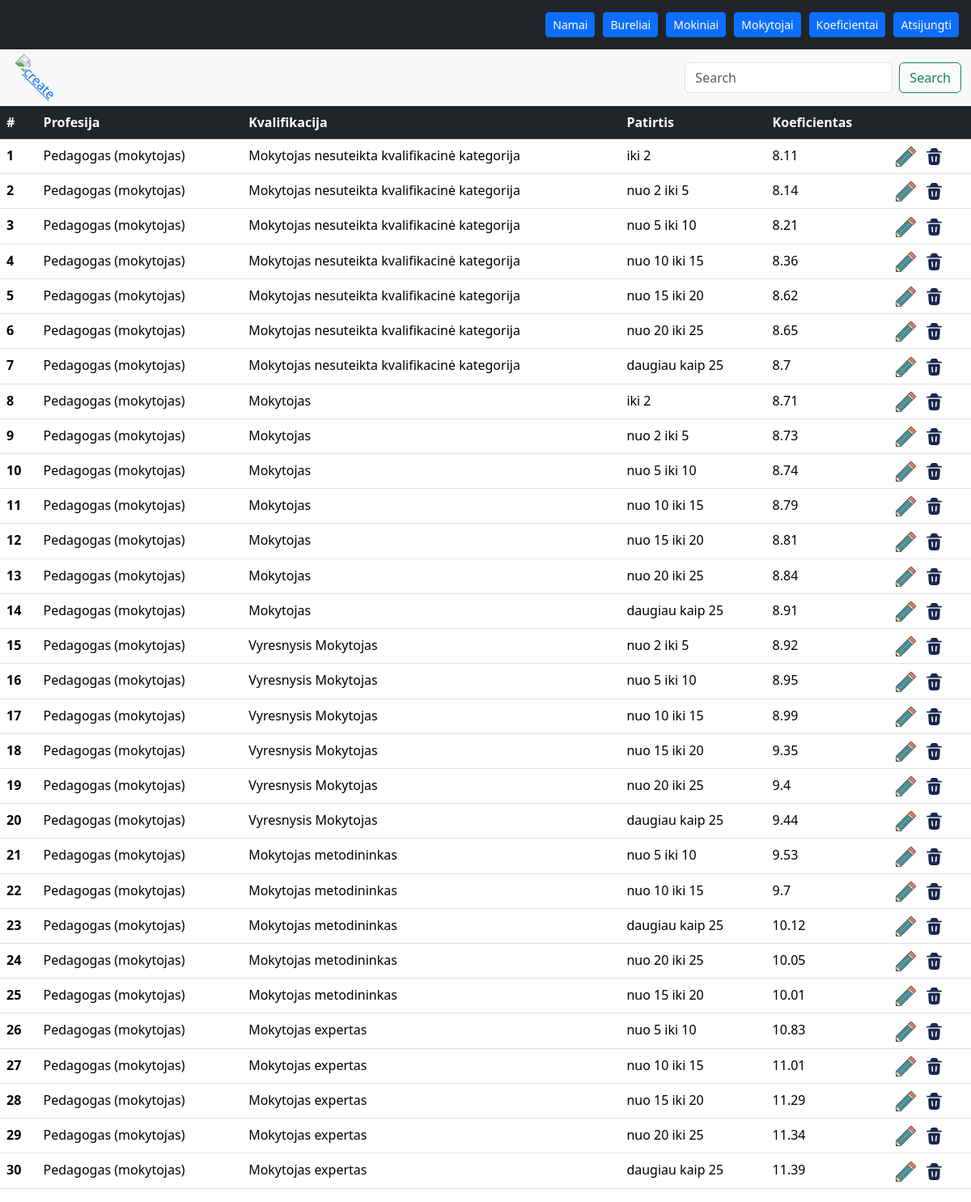
Page /koefficients/koefficients/ (signed in) on the committed database.
### koefficient_calculator/models.py (models this page shows, shortened)
class Koefficient(models.Model):
    profession = models.ForeignKey(Profession, on_delete=models.CASCADE)
    experience = models.ForeignKey(Experience, on_delete=models.CASCADE)
    qualification = models.ForeignKey(Qualification, on_delete=models.CASCADE)
    value = models.FloatField(max_length=255)
    date_created = models.DateTimeField(auto_now_add=True)
    date_modified = models.DateTimeField(auto_now=True)

class Profession(models.Model):
    name = models.CharField(max_length=255)
    date_created = models.DateTimeField(auto_now_add=True)
    date_modified = models.DateTimeField(auto_now=True)
    def __str__(self) -> str:
        return self.name

class Qualification(models.Model):
    name = models.CharField(max_length=255)
    value = models.CharField(max_length=255)
    date_created = models.DateTimeField(auto_now_add=True)
    date_modified = models.DateTimeField(auto_now=True)
    def __str__(self) -> str:
        return self.value

class Experience(models.Model):
    name = models.CharField(max_length=255)
    value = models.CharField(max_length=255)
    date_created = models.DateTimeField(auto_now_add=True)
    date_modified = models.DateTimeField(auto_now=True)
    def __str__(self) -> str:
        return self.value

### koefficient_calculator/views.py (the view)
# urls.py: path('koefficients/', KoefficientListView.as_view(), name='koefficient-list'),
class KoefficientListView(LoginRequiredMixin, ListView):
    model = Koefficient
    template_name = 'koefficient-list.html'
    login_url = '/accounts/login/'
    def get_queryset(self):
        search_query = self.request.GET.get('search', '')
        queryset = Koefficient.objects.all()
        if search_query:
            queryset = queryset.filter(
                Q(profession__name__icontains=search_query) |
                Q(qualification__value__icontains=search_query) |
                Q(experience__value__icontains=search_query)
            )
        return queryset

### koefficient_calculator/templates/koefficient-list.html
{% extends 'koefficient-layout.html' %}
{% load static %}
{% block tools %}
<a href="{% url 'koefficient-create' %}" data-bs-toggle="tooltip" data-bs-placement="top"
title="Pridėti koeficientą">
  <img style="width: 25px; transform: rotate(45deg);" src="{% static 'images/cross-red.svg' %}" alt="create" />
</a>
{% endblock %}
{% block search %}
  <form class="d-flex" method="GET" action="{% url 'koefficient-list' %}">
    <input class="form-control me-2" type="search" placeholder="Search" aria-label="Search" name="search" />
    <button class="btn btn-outline-success" type="submit">Search</button>
  </form>
{% endblock %}
{% block content %}
  <table class="table table-hover">
    <thead class="table-dark">
      <tr>
        <th scope="col">#</th>
        <th scope="col">Profesija</th>
        <th scope="col">Kvalifikacija</th>
        <th scope="col">Patirtis</th>
        <th scope="col">Koeficientas</th>
        <th scope="col"></th>
      </tr>
    </thead>
    <tbody>
      {% for koefficient in object_list %}
        <tr>
          <th scope="row">{{ forloop.counter }}</th>
          <td>{{ koefficient.profession }}</td>
          <td>{{ koefficient.qualification }}</td>
          <td>{{ koefficient.experience }}</td>
          <td>{{ koefficient.value }}</td>
          <td>
            <div style="display: flex; gap: 10px;">
              <a href="{% url 'koefficient-edit' koefficient.id %}">
                <img style="width: 25px;" src="{% static 'images/pencil.svg' %}" alt="Edit" />
              </a>
              <a href="{% url 'koefficient-delete' koefficient.id %}" data-bs-toggle="tooltip" data-bs-placement="top" title="Trinti"><img style="width: 25px;" src="{% static 'images/trash.svg' %}" alt="delete" /></a>
            </div>
          </td>
        </tr>
      {% endfor %}
    </tbody>
  </table>
{% endblock %}

### rows in the picture
Koefficient: profession "Pedagogas (mokytojas)", qualification "Mokytojas nesuteikta kvalifikacinė kategorija", experience "iki 2", value "8.11"
Koefficient: profession "Pedagogas (mokytojas)", qualification "Mokytojas nesuteikta kvalifikacinė kategorija", experience "nuo 2 iki 5", value "8.14"
Koefficient: profession "Pedagogas (mokytojas)", qualification "Mokytojas nesuteikta kvalifikacinė kategorija", experience "nuo 5 iki 10", value "8.21"
Koefficient: profession "Pedagogas (mokytojas)", qualification "Mokytojas nesuteikta kvalifikacinė kategorija", experience "nuo 10 iki 15", value "8.36"
Koefficient: profession "Pedagogas (mokytojas)", qualification "Mokytojas nesuteikta kvalifikacinė kategorija", experience "nuo 15 iki 20", value "8.62"
Koefficient: profession "Pedagogas (mokytojas)", qualification "Mokytojas nesuteikta kvalifikacinė kategorija", experience "nuo 20 iki 25", value "8.65"
Koefficient: profession "Pedagogas (mokytojas)", qualification "Mokytojas nesuteikta kvalifikacinė kategorija", experience "daugiau kaip 25", value "8.7"
Koefficient: profession "Pedagogas (mokytojas)", qualification "Mokytojas", experience "iki 2", value "8.71"
Koefficient: profession "Pedagogas (mokytojas)", qualification "Mokytojas", experience "nuo 2 iki 5", value "8.73"
Koefficient: profession "Pedagogas (mokytojas)", qualification "Mokytojas", experience "nuo 5 iki 10", value "8.74"
Koefficient: profession "Pedagogas (mokytojas)", qualification "Mokytojas", experience "nuo 10 iki 15", value "8.79"
Koefficient: profession "Pedagogas (mokytojas)", qualification "Mokytojas", experience "nuo 15 iki 20", value "8.81"
Koefficient: profession "Pedagogas (mokytojas)", qualification "Mokytojas", experience "nuo 20 iki 25", value "8.84"
Koefficient: profession "Pedagogas (mokytojas)", qualification "Mokytojas", experience "daugiau kaip 25", value "8.91"
Koefficient: profession "Pedagogas (mokytojas)", qualification "Vyresnysis Mokytojas", experience "nuo 2 iki 5", value "8.92"
Koefficient: profession "Pedagogas (mokytojas)", qualification "Vyresnysis Mokytojas", experience "nuo 5 iki 10", value "8.95"
Koefficient: profession "Pedagogas (mokytojas)", qualification "Vyresnysis Mokytojas", experience "nuo 10 iki 15", value "8.99"
Koefficient: profession "Pedagogas (mokytojas)", qualification "Vyresnysis Mokytojas", experience "nuo 15 iki 20", value "9.35"
Koefficient: profession "Pedagogas (mokytojas)", qualification "Vyresnysis Mokytojas", experience "nuo 20 iki 25", value "9.4"
Koefficient: profession "Pedagogas (mokytojas)", qualification "Vyresnysis Mokytojas", experience "daugiau kaip 25", value "9.44"
Koefficient: profession "Pedagogas (mokytojas)", qualification "Mokytojas metodininkas", experience "nuo 5 iki 10", value "9.53"
Koefficient: profession "Pedagogas (mokytojas)", qualification "Mokytojas metodininkas", experience "nuo 10 iki 15", value "9.7"
Koefficient: profession "Pedagogas (mokytojas)", qualification "Mokytojas metodininkas", experience "daugiau kaip 25", value "10.12"
Koefficient: profession "Pedagogas (mokytojas)", qualification "Mokytojas metodininkas", experience "nuo 20 iki 25", value "10.05"
Koefficient: profession "Pedagogas (mokytojas)", qualification "Mokytojas metodininkas", experience "nuo 15 iki 20", value "10.01"
Koefficient: profession "Pedagogas (mokytojas)", qualification "Mokytojas expertas", experience "nuo 5 iki 10", value "10.83"
Koefficient: profession "Pedagogas (mokytojas)", qualification "Mokytojas expertas", experience "nuo 10 iki 15", value "11.01"
Koefficient: profession "Pedagogas (mokytojas)", qualification "Mokytojas expertas", experience "nuo 15 iki 20", value "11.29"
Koefficient: profession "Pedagogas (mokytojas)", qualification "Mokytojas expertas", experience "nuo 20 iki 25", value "11.34"
Koefficient: profession "Pedagogas (mokytojas)", qualification "Mokytojas expertas", experience "daugiau kaip 25", value "11.39"
